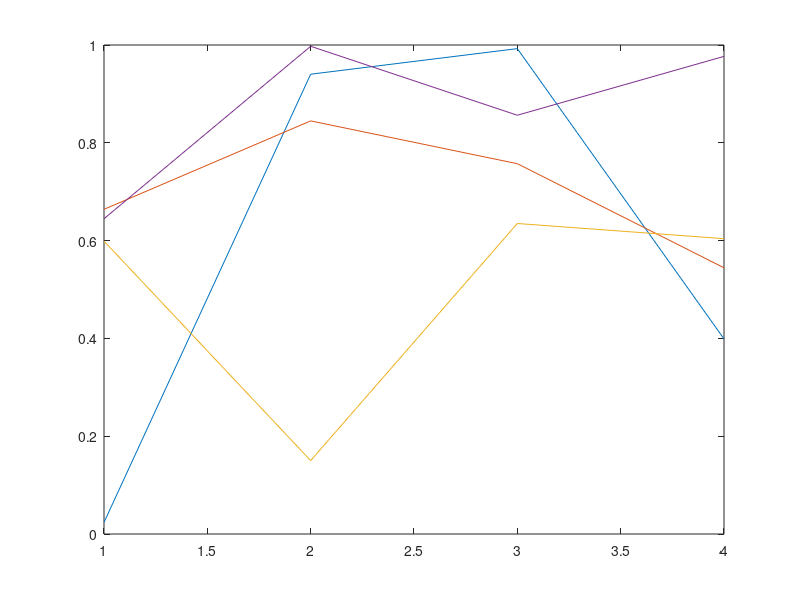

Reproduce this figure in MATLAB. (Note: this script raises an error after producing the figure.)
f = figure;
plot(rand(4))
 %Make the "page" just big enough to hold the size output I want
f.PaperSize = [2 2];
% Specify that we start at the lower-left corner of the page
f.PaperPosition(3:4) = [2 2];
f.PaperPosition(1:2) = [0 0];
print -dpdf foo2.pdf
